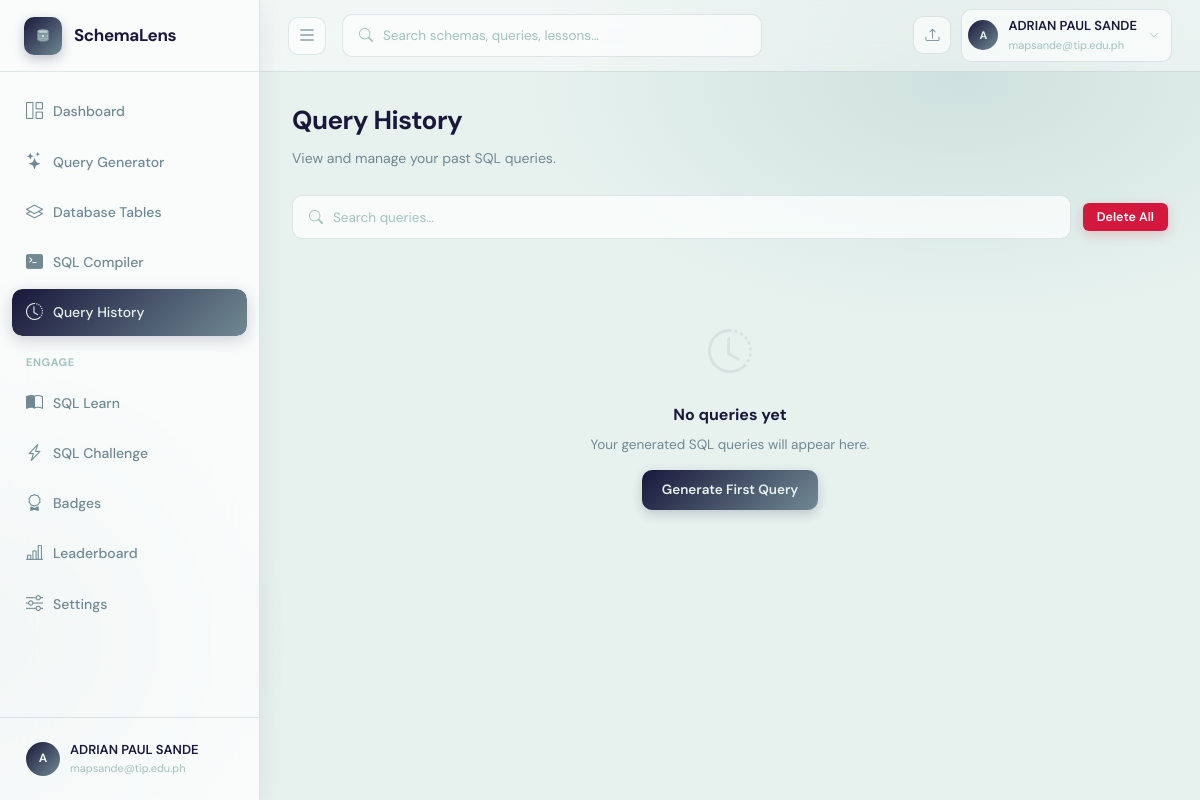
Page /history (signed in) on the earlier database version.
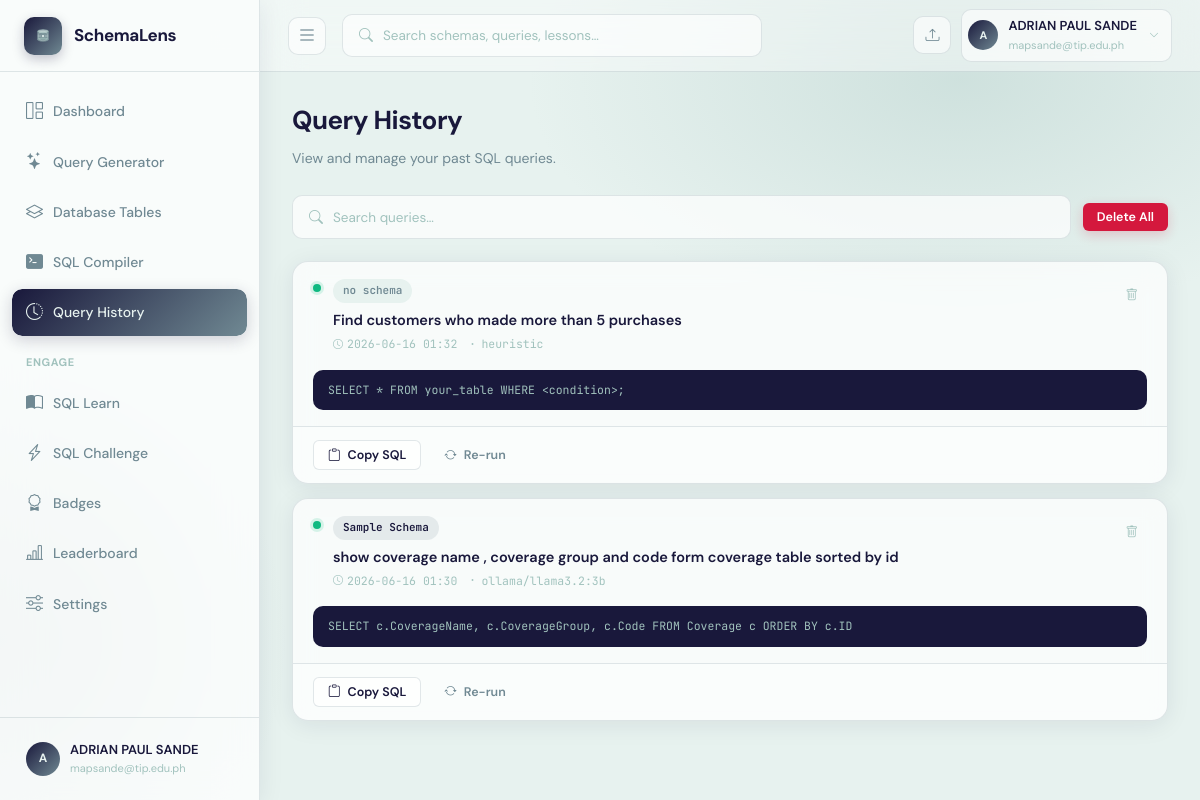
Same page on the later database version.
### app.py (models this page shows)
class QueryHistory(db.Model):
    __tablename__ = "query_history"
    id             = db.Column(db.Integer, primary_key=True)
    user_id        = db.Column(db.Integer, db.ForeignKey("users.id"), nullable=False)
    schema_id      = db.Column(db.Integer, db.ForeignKey("schema_uploads.id"), nullable=True)
    natural_query  = db.Column(db.Text, nullable=False)
    generated_sql  = db.Column(db.Text, default="")
    model_used     = db.Column(db.String(80), default="")
    sql_explanation = db.Column(db.Text, default="")     # Feature 2: plain-English explanation
    accuracy_score  = db.Column(db.Float, default=None)  # Feature 4: confidence score
    accuracy_notes  = db.Column(db.Text, default="")     # Feature 4: validation notes
    conversation_context = db.Column(db.Text, default="")  # Feature 3: JSON conversation history
    created_at     = db.Column(db.DateTime, default=datetime.datetime.utcnow)

class SchemaUpload(db.Model):
    __tablename__ = "schema_uploads"
    id            = db.Column(db.Integer, primary_key=True)
    user_id       = db.Column(db.Integer, db.ForeignKey("users.id"), nullable=False)
    filename      = db.Column(db.String(256), nullable=False)
    original_name = db.Column(db.String(256), nullable=False)
    schema_name   = db.Column(db.String(120), default="")
    ocr_text      = db.Column(db.Text, default="")
    parsed_schema = db.Column(db.Text, default="")   # JSON
    confirmed_schema = db.Column(db.Text, default="")  # JSON — user-confirmed/edited version
    uploaded_at   = db.Column(db.DateTime, default=datetime.datetime.utcnow)
    queries       = db.relationship("QueryHistory", backref="schema", lazy=True,
                                    cascade="all, delete-orphan")

### app.py (the view)
@app.route("/history")
@login_required
def history():
    page = request.args.get("page", 1, type=int)
    per_page = 20
    queries = QueryHistory.query.filter_by(user_id=current_user.id)\
              .order_by(QueryHistory.created_at.desc())\
              .paginate(page=page, per_page=per_page, error_out=False)
    return render_template("history.html", queries=queries)

### app.py (called while the page is built)
@login_manager.user_loader
def load_user(user_id):
    return db.session.get(User, int(user_id))

### templates/history.html (shortened to what this page needs)
{% extends "base.html" %}
{% block content %}
<div class="history-header fade-in">
  <h1>Query History</h1>
  <p>View and manage your past SQL queries.</p>
</div>
<div class="history-toolbar fade-in fade-in-1">
  <div class="search-wrap">
    <i class="bi bi-search"></i>
    <input type="text" id="searchInput" placeholder="Search queries…" oninput="filterQueries()">
  </div>
  <button class="btn btn-danger btn-sm" onclick="clearAllQueries()" style="margin-left:auto;">Delete All</button>
</div>
<div id="queryList">
{% if queries.items %}
  {% for q in queries.items %}
  <div class="qh-card fade-in" id="qcard-{{ q.id }}"
       data-query="{{ q.natural_query | lower }}"
       data-status="success">
    <div class="qh-top">
      <div class="qh-status-dot success"></div>
      <div class="flex-1">
        <div style="display:flex;align-items:flex-start;justify-content:space-between;gap:12px;">
          <div>
            {% if q.schema %}
            <span class="badge badge-mid" style="margin-bottom:7px;display:inline-flex;">{{ q.schema.schema_name or q.schema.original_name }}</span>
            {% else %}
            <span class="badge badge-light" style="margin-bottom:7px;display:inline-flex;">no schema</span>
            {% endif %}
            <div class="qh-question">{{ q.natural_query }}</div>
            <div class="qh-meta">
              <span class="qh-meta-item"><i class="bi bi-clock"></i> {{ q.created_at.strftime('%Y-%m-%d %H:%M') }}</span>
              <span class="qh-meta-item"><i class="bi bi-dot"></i> {{ q.model_used or 'heuristic' }}</span>
            </div>
          </div>
          <button onclick="deleteQuery('{{ q.id }}')" class="btn btn-ghost btn-sm btn-icon" style="flex-shrink:0;color:var(--text-xs);" title="Delete">
            <i class="bi bi-trash"></i>
          </button>
        </div>
      </div>
    </div>
    <div class="qh-sql" onclick="this.classList.toggle('expanded')" title="Click to expand">{{ q.generated_sql }}</div>
    <div class="qh-actions">
      <button onclick="copySQL('{{ q.id }}')" class="btn btn-outline btn-sm"><i class="bi bi-clipboard"></i> Copy SQL</button>
      <a href="{{ url_for('query_page') }}{% if q.schema %}?schema_id={{ q.schema.id }}{% endif %}" class="btn btn-ghost btn-sm"><i class="bi bi-arrow-repeat"></i> Re-run</a>
    </div>
  </div>
  {% endfor %}
{% else %}
  <div class="empty">
    <i class="bi bi-clock-history"></i>
    <h4>No queries yet</h4>
    <p>Your generated SQL queries will appear here.</p>
    <a href="{{ url_for('query_page') }}" class="btn btn-primary mt-3" style="display:inline-flex;">Generate First Query</a>
  </div>
{% endif %}
</div>
{% endblock %}

Differences in the rows shown:
added QueryHistory: shows "no schema", natural_query "Find customers who made more than 5 purchases", created_at "2026-06-16 01:32", model_used "heuristic", generated_sql "SELECT * FROM your_table WHERE <condition>;"
added QueryHistory: schema "Sample Schema", natural_query "show coverage name , coverage group and code form coverage table sorted by id", created_at "2026-06-16 01:30", model_used "ollama/llama3.2:3b", generated_sql "SELECT c.CoverageName, c.CoverageGroup, c.Code FROM Coverage c ORDER BY c.ID"
Other differences:
text no longer shown: "No queries yet Your generated SQL queries will appear here. Generate First Query"
